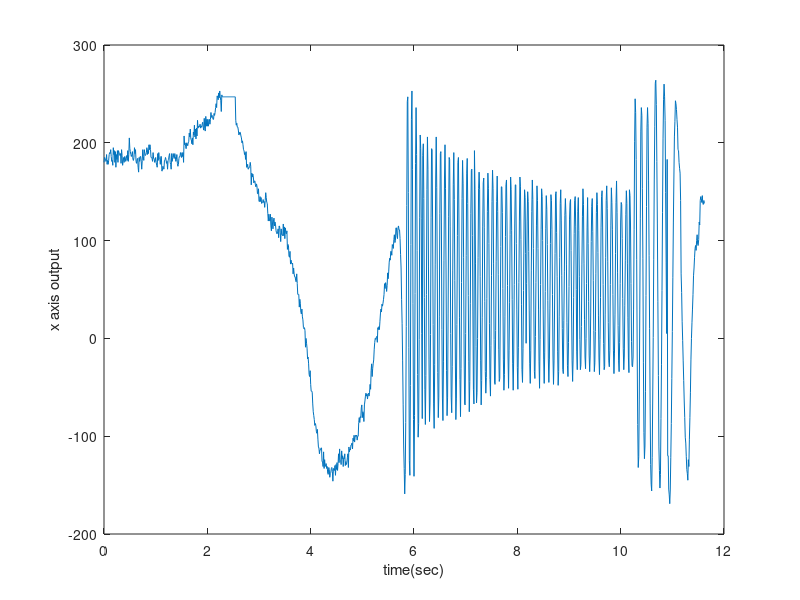
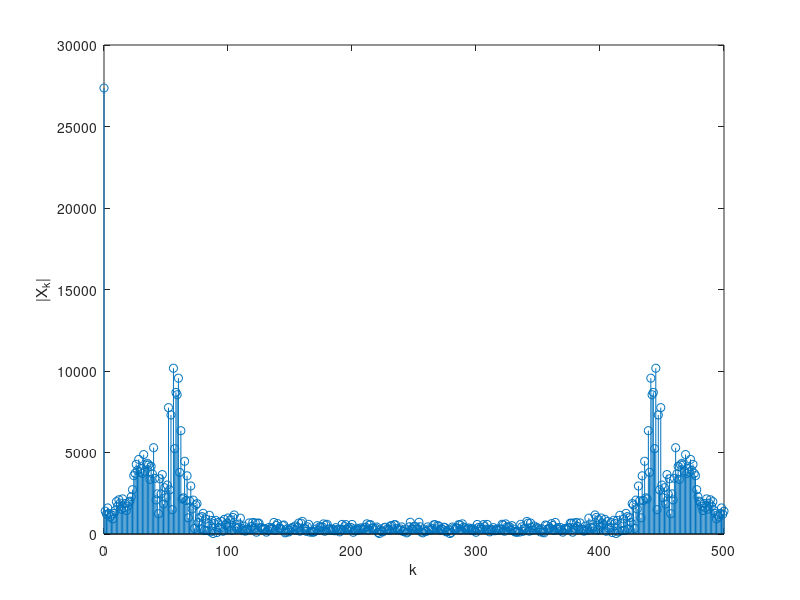
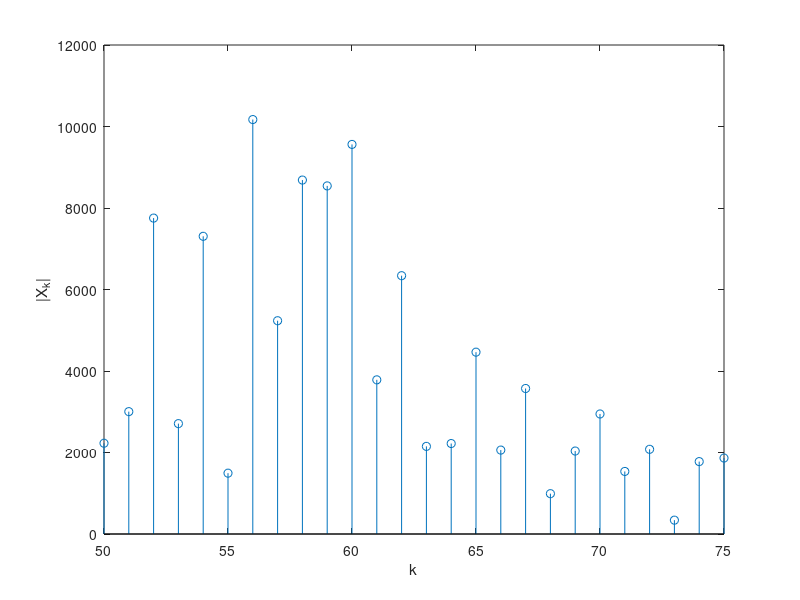
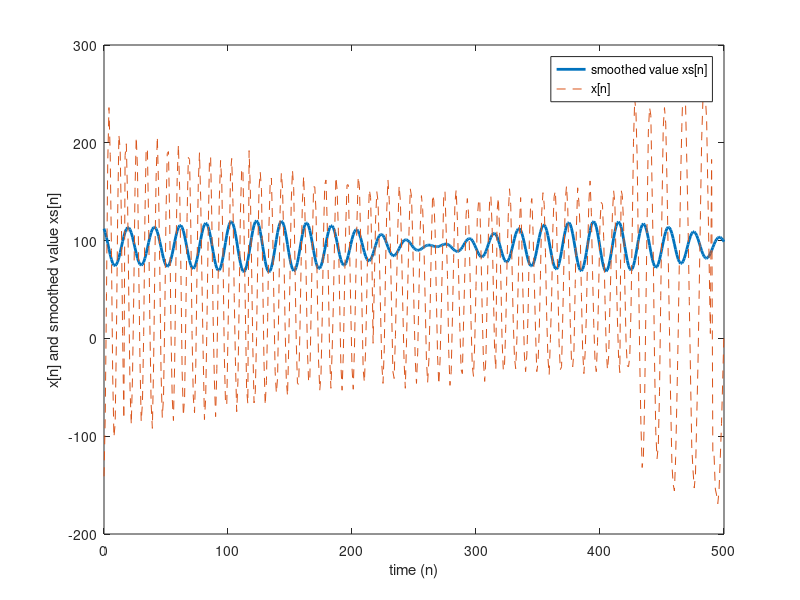

These charts were generated, in order, by the following MATLAB code:
clc
clear all
data = load('Flying_Disk_Magnetometer_X.txt');
N=length(data);
t=0:1/100:(N-1)/100;   

figure(1)
plot(t,data)
xlabel('time(sec)')
ylabel('x axis output')

%Calculate FFT of x[n]
figure(2)
Xk=fft(data(600:1100));
n=0:length(Xk)-1;
stem(n,abs(Xk(n+1)));
xlabel('k'); ylabel('|X_k|');

%Zoom graph to find out dominant cyclic frequency 
n1=50:75;
figure(3)
stem(n1,abs(Xk(51:76)));
xlabel('k'); ylabel('|X_k|')

%--- plot smoothed value using domainant cyclic component k

    k=[56 58 59 60];
    for i=1:length(k)
    for n=600:1100
       
xs (n-599,i)= Xk(1)/N+(2/N)*(real(Xk(k(i)+1))*cos(2*pi*k(i)*n/N)-imag(Xk(k(i)+1))*sin(2*pi*k(i)*n/N));
    end
    end
    xs=sum(xs,2);
    n1=600:1100;
    n=0:length(Xk)-1;
    figure(4)
      plot(n,xs,'Linewidth',2)
    
    hold on
  plot(n,data(n1+1),'--')
   xlabel('time (n)'); ylabel('x[n] and smoothed value xs[n]');
legend('smoothed value xs[n]','x[n]');